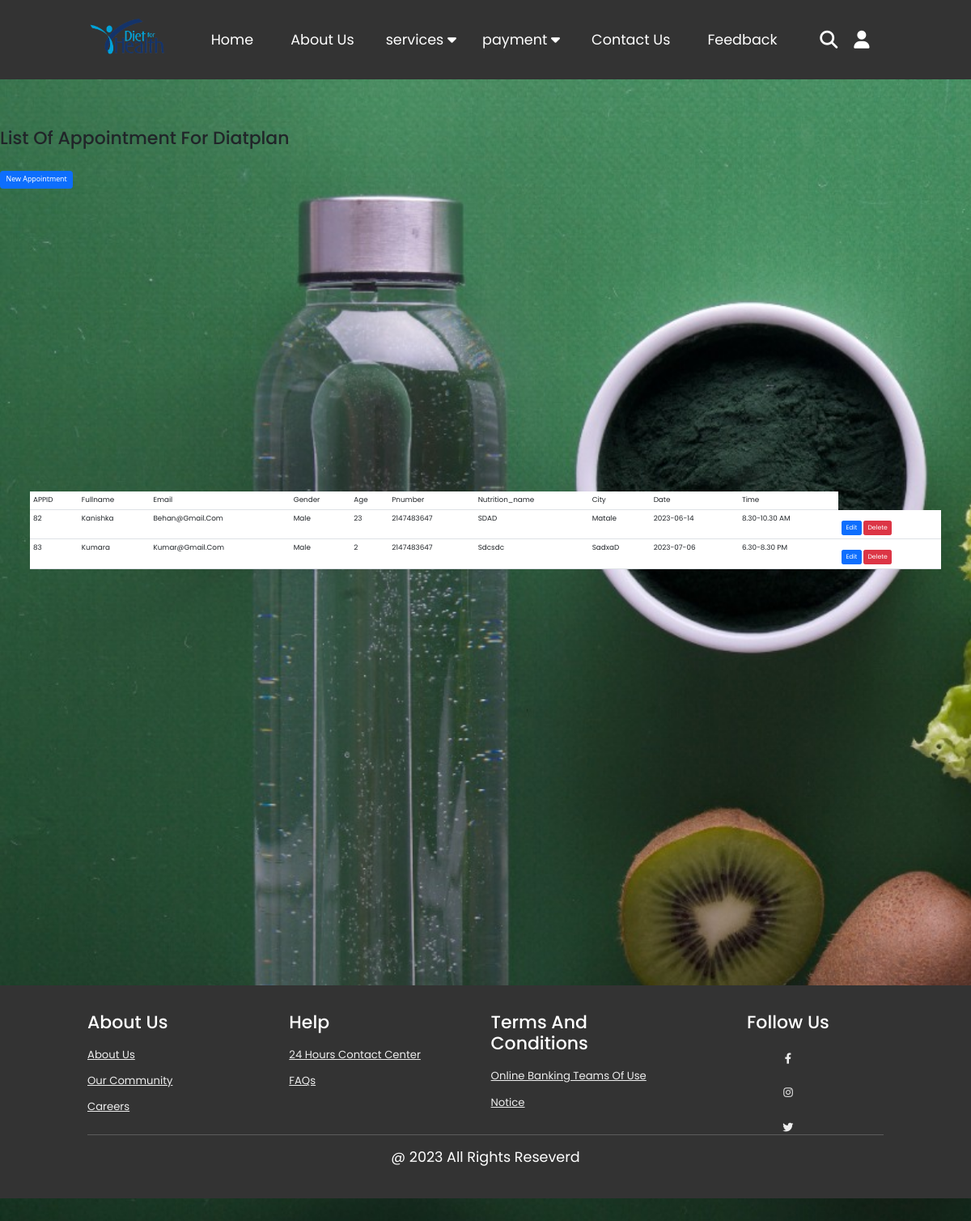
Page /php/displaydietplan.php on the committed database.
### tables this page shows
CREATE TABLE `diatplanappointment` (
  `Appid` int(50) NOT NULL,
  `Fullname` varchar(100) NOT NULL,
  `Email` varchar(100) NOT NULL,
  `Gender` char(20) NOT NULL,
  `Age` int(10) NOT NULL,
  `Pnumber` int(50) NOT NULL,
  `Nutrition_name` varchar(50) NOT NULL,
  `City` char(50) NOT NULL,
  `Date` date NOT NULL,
  `Time` char(30) NOT NULL
);

### php/displaydietplan.php (the view, shortened to what this page needs)
<!DOCTYPE html>
<html lang="en">
<head>
<link rel="stylesheet" href="../css/payment.css">
<link rel="stylesheet" type="text/css" href="https://cdnjs.cloudflare.com/ajax/libs/font-awesome/6.1.1/css/all.min.css">
<link rel="stylesheet" href="https://cdn.jsdelivr.net/npm/bootstrap@5.3.0/dist/css/bootstrap.min.css">
</head>
<body>
<header>
    <td width="500" height="150"><p align="left"><img src="../Img/logo.png" width="100" height="50" alt="logo"></p></td>
    <nav class="navbar">
        <a href="../index.html">Home</a>
        <a href="./about us.html">About us</a>
        <div class="dropdown">
            <button class="dropbtn">services
                <i class="fa fa-caret-down"></i>
            </button>
            </div>
    <div class="dropdown">
        <button class="dropbtn">payment
            <i class="fa fa-caret-down"></i>
        </button>
    </div>
        <a href="../html/Contact us.html">Contact Us</a>
        <a href="../html/feedback.html">Feedback</a>
    </nav>
<div class="icons">
        <i class="fas fa-search" id ="search-btn"></i>
        <i class="fas fa-user" id ="login-btn"></i>
    </div>
       <form action=""class="search-bar-container">
        <input type="search" id="search-bar" placeholder="search here">
        <label for="search-bar" class="fas fa-search"></label>
       </form>
</header>
<h1>List of Appointment for Diatplan</h1><br>
<a class="btn btn-primary" href="./appdietplan.php" role="button">New Appointment</a>
<div class="container my-5">
    <br>
    <table class="table">
        <thead>
            <tr>
                <td>APPID</td>
                <td>Fullname</td>
                <td>email</td>
                <td>Gender</td>
                <td>Age</td>
                <td>Pnumber</td>
                <td>Nutrition_name</td>
                <td>City</td>
                <td>Date</td>
                <td>Time</td>
            </tr>
        </thead>
        <tbody>
            <?php
            $servername = "localhost";
            $username = "root";
            $password = "";
            $db_name = "diet_and_health";
            $conn = new mysqli($servername, $username, $password, $db_name);
            $sql = "SELECT * FROM diatplanappointment";
            $result = $conn->query($sql);
            while ($row = $result->fetch_assoc()) {
                echo "<tr>
                    <td>" . $row["Appid"] . "</td>
                    <td>" . $row["Fullname"] . "</td>
                    <td>" . $row["Email"] . "</td>
                    <td>" . $row["Gender"] . "</td>
                    <td>" . $row["Age"] . "</td>
                    <td>" . $row["Pnumber"] . "</td>
                    <td>" . $row["Nutrition_name"] . "</td>
                    <td>" . $row["City"] . "</td>
                    <td>" . $row["Date"] . "</td>
                    <td>" . $row["Time"] . "</td>
                    <td>
                        <a class='btn btn-primary btn-sm' href='./updateappdietplan.php?Appid=$row[Appid];'>Edit</a>
                        <a class='btn btn-danger btn-sm' href='./deletedietplan.php?Appid=$row[Appid];'>Delete</a>
                    </td>
                </tr>";
            }
            ?>
        </tbody>
    </table>
</div>
<br><br><br><br><br><br><br><br><br><br>
<section class="footer">
    <div class="box-container">
        <div class="box">
                <h3>About us</h3>
                <a href="./about us.html">About us</a>
                <a href="#">Our community</a>
                <a href="#">Careers</a>
        </div>
        <div class="box">
                <h3>Help</h3>
                <a href="./Contact us.html">24 hours contact center</a>
                <a href="#">FAQs</a>
        </div>
        <div class="box">
            <h3>Terms and Conditions</h3>
            <a href="#">Online Banking Teams of use</a>
            <a href="#">Notice</a>
        </div>
        <div id="social-links" class="box">
            <h3>Follow us</h3>
                <a href="#"><i class="fab fa-facebook-f"></i></a>
                <a href="#"><i class="fab fa-instagram" aria-hidden="true"></i></a>
                <a href="#"><i class="fab fa-twitter" aria-hidden="true"></i></a>
        </div>
    </div>
        <h1 class="credit"><span>@ 2023 All Rights Reseverd </span></h1>
</section>
</body>
</html>

### css/payment.css (style rules this page uses)
:root { --blue:#49a7e6; }
* { font-family: 'Nunito', sans-serif; margin: 0; padding: 0; box-sizing: border-box; text-transform: capitalize; outline: none; border: none; text-decoration: none; transition: all .2s linear; }
html { font-size: 62.5%; overflow-x: hidden; scroll-padding-top:6rem; scroll-behavior: smooth; }
section { padding: 2rem 9%; }
.navbar { overflow: hidden; }
.navbar a { float: left; text-align: center; text-decoration: none; padding: 14px 16px; }
.dropbtn { padding: 16px; border: none; cursor: pointer; }
.dropdown { float: left; overflow: hidden; }
.dropdown .dropbtn { border: none; outline: none; padding: 14px 16px; margin: 0; background-color: inherit; color: #fff; font-size: 2rem; }
.btn { display: inline-block; margin-top: 1rem; background: var(--blue); color: #fff; padding: .8rem 3rem; border: .2rem solid var(--blue); cursor: pointer; font-size: 1.7rem; }
header { position: fixed; top: 0; left: 0; right: 0; background: #333; z-index: 1000; display: flex; align-items: center; justify-content: space-between; padding: 2rem 9%; }
header .navbar a { color: #fff; font-size: 2rem; margin: 0 .8rem; }
header .icons i { font-size: 2.5rem; color: #fff; cursor: pointer; margin-right: 2rem; }
header .search-bar-container { position: absolute; top:100%; left: 0;right: 0; padding: 1.5rem 2rem; background: #333; border-top: .1rem solid rgba(255,255,255,.2); display: flex; align-items: center; z-index: 1001; clip-path: polygon(0 0, 100% 0, 100% 0, 0 0); }
header .search-bar-container #search-bar { width: 100%; padding: 1rem; text-transform: none; color: #333; border-radius: .5rem; }
header .search-bar-container label { color: #fff; cursor: pointer; font-size: 3rem; margin-left:1.5rem; }
.footer { background: #333; position: absolute; width: 100%; }
.footer .box-container { display: flex; flex-wrap:wrap; gap: 1.5rem; }
.footer .box-container .box { padding: 1rem 0; flex: 1 1 25rem; }
.footer .box-container .box h3 { font-size: 2.5rem; padding: .7rem 0; color: #fff; }
.footer .box-container .box a { display: block; font-size: 1.5rem; padding: .7rem 0; color: #eee; }
.footer .credit { text-align: center; padding: 2rem 1rem; margin-top: 1rem; font-size: 2rem; font-weight: normal; color: #fff; border-top: .1rem solid rgba(255,255,255,.2); }
#social-links { display: inline; height: 40px; width: 40px; margin: o 8px 8px 0; text-align:center; line-height: 30px; border-radius:50%; color: #ffffff; transition: all 0.5s ease; }
@media (max-width:1200px ) { html { font-size: 55%; } }
* { font-family: 'Poppins', sans-serif; margin:0; padding:0; box-sizing: border-box; outline: none; border:none; text-transform: capitalize; transition: all .2s linear; }
.container { display: flex; justify-content: center; align-items: center; padding:25px; min-height: 100vh; }

### php/displaydietplan.php (style rules this page uses)
body { background-image: url("../images/mealplan.jpeg"); background-size: cover; background-repeat: no-repeat; height: 200vh; }

### rows in the picture
diatplanappointment: Appid "82", Fullname "Kanishka", Email "Behan@gmail.com", Gender "Male", Age "23", Pnumber "2147483647", Nutrition_name "SDAD", City "Matale", Date "2023-06-14", Time "8.30-10.30 AM"
diatplanappointment: Appid "83", Fullname "Kumara", Email "Kumar@gmail.com", Gender "Male", Age "2", Pnumber "2147483647", Nutrition_name "Sdcsdc", City "SadxaD", Date "2023-07-06", Time "6.30-8.30 PM"
